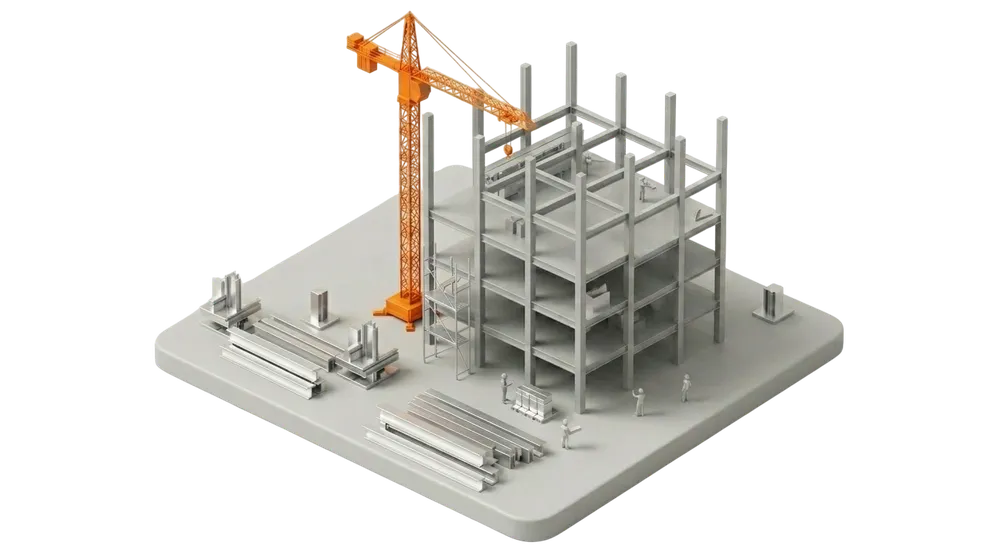
#> input picture resources/images/construction-earning.webp, 1000 x 558 px, shrunk from 1376 x 768 before the run
$ python crop-tiles.py
#> lines starting #> are read from the running program, lines starting #| are printed output that depends on the picture
"""
Crops the yield tile webps to their non-transparent content bounding box.
Run: python crop-tiles.py
Requires Pillow: pip install pillow
"""
from PIL import Image
import os

TILES = [
    "construction-earning.webp",
    "boat-earning.webp",
    "warehouse-earning.webp",
    "gold-platform-earning-normal.webp",
    "gold-platform-earning-hover.webp",
    "gold-platform-earning.webp",
]

here = os.path.dirname(os.path.abspath(__file__))

for fname in TILES:
    src = os.path.join(here, fname)
    if not os.path.exists(src):
        print(f"  skip  {fname}")
        continue
    img = Image.open(src).convert("RGBA")
#> img is the input picture: PIL image 1000x558 RGBA; mean R, G, B, A 58.8, 57.2, 53.1, 80.3
    bbox = img.getbbox()
#> bbox = (152, 8, 846, 545)
    if not bbox:
        print(f"  empty {fname}")
        continue
    cropped = img.crop(bbox)
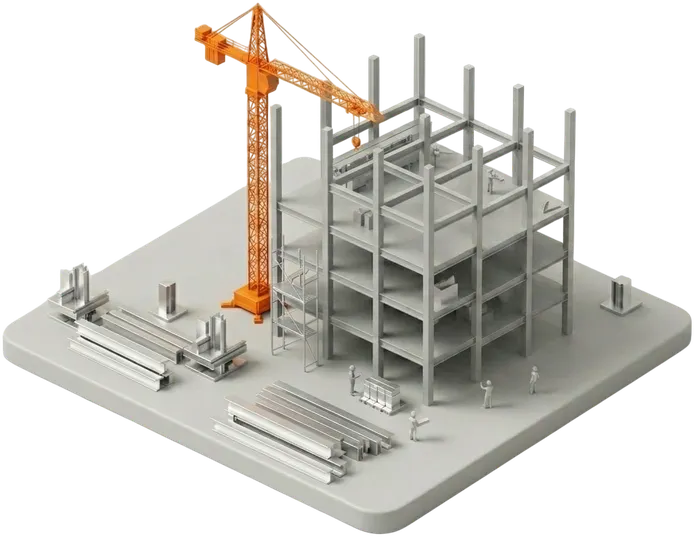
#> cropped: PIL image 694x537 RGBA; mean R, G, B, A 88.1, 85.6, 79.5, 120.2; transparent parts drawn white
    out = os.path.join(here, "cropped-" + fname)
    cropped.save(out, "WEBP", lossless=True)
    print(f"  {fname}: {img.size} -> {cropped.size}")
#|   construction-earning.webp: (1000, 558) -> (694, 537)
#> pass 2 of the loop `for fname in TILES:`:
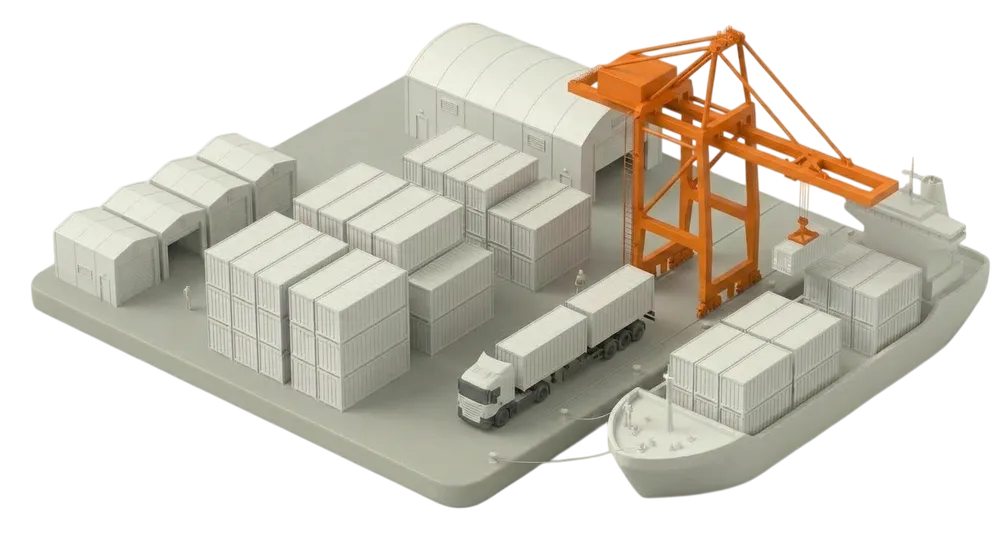
#> input picture resources/images/boat-earning.webp, 1000 x 558 px, shrunk from 1376 x 768 before the run
#> img is the input picture: PIL image 1000x558 RGBA; mean R, G, B, A 96.5, 91.5, 80.5, 131.6
#> bbox = (28, 19, 993, 511)
#> `cropped = img.crop(bbox)`:
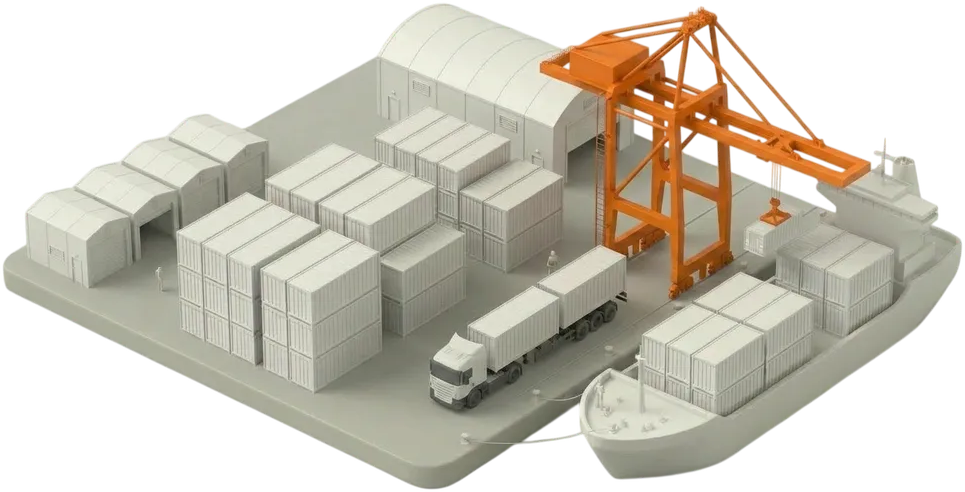
#> cropped: PIL image 965x492 RGBA; mean R, G, B, A 113.3, 107.4, 94.4, 154.7; transparent parts drawn white
#|   boat-earning.webp: (1000, 558) -> (965, 492)
#> pass 3 of the loop `for fname in TILES:`:
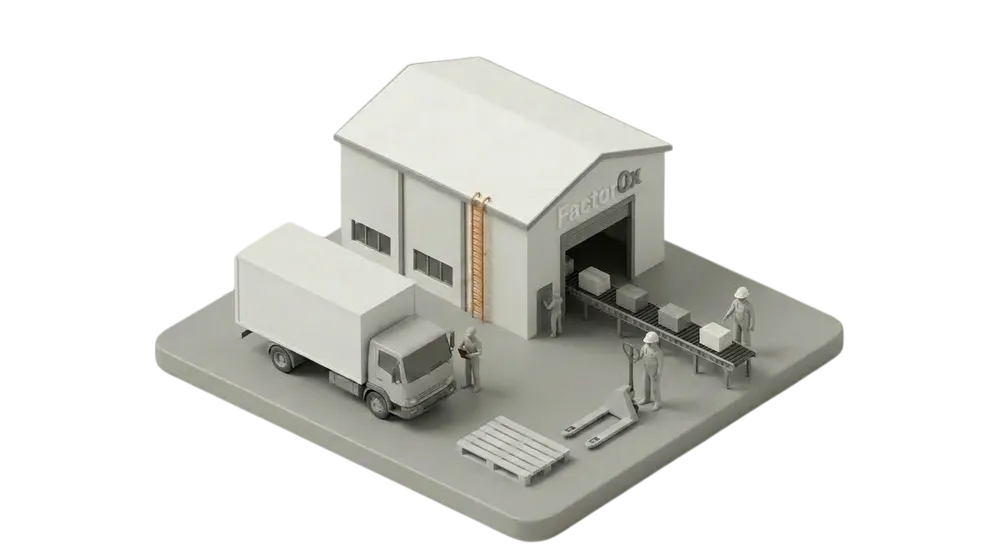
#> input picture resources/images/warehouse-earning.webp, 1000 x 558 px, shrunk from 1376 x 768 before the run
#> img is the input picture: PIL image 1000x558 RGBA; mean R, G, B, A 57, 57.2, 53.8, 84
#> bbox = (152, 54, 847, 544)
#> `cropped = img.crop(bbox)`:
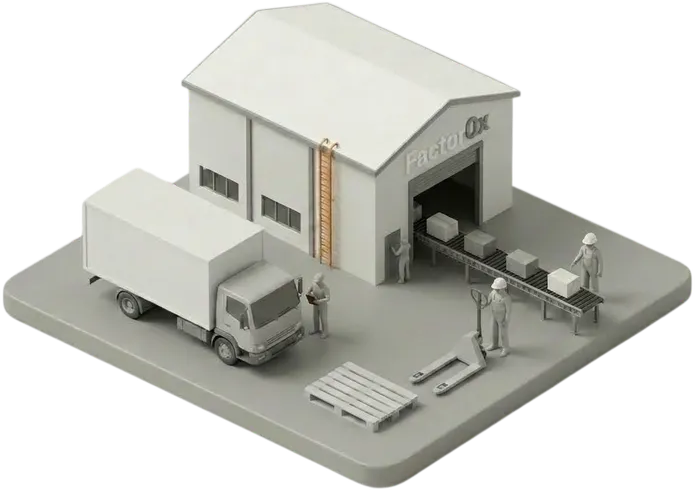
#> cropped: PIL image 695x490 RGBA; mean R, G, B, A 93.2, 93.6, 88, 137.7; transparent parts drawn white
#|   warehouse-earning.webp: (1000, 558) -> (695, 490)
#> the loop made 6 passes; the first 3 are shown

print("\nDone. Open dimensions-design.html in your browser.")
